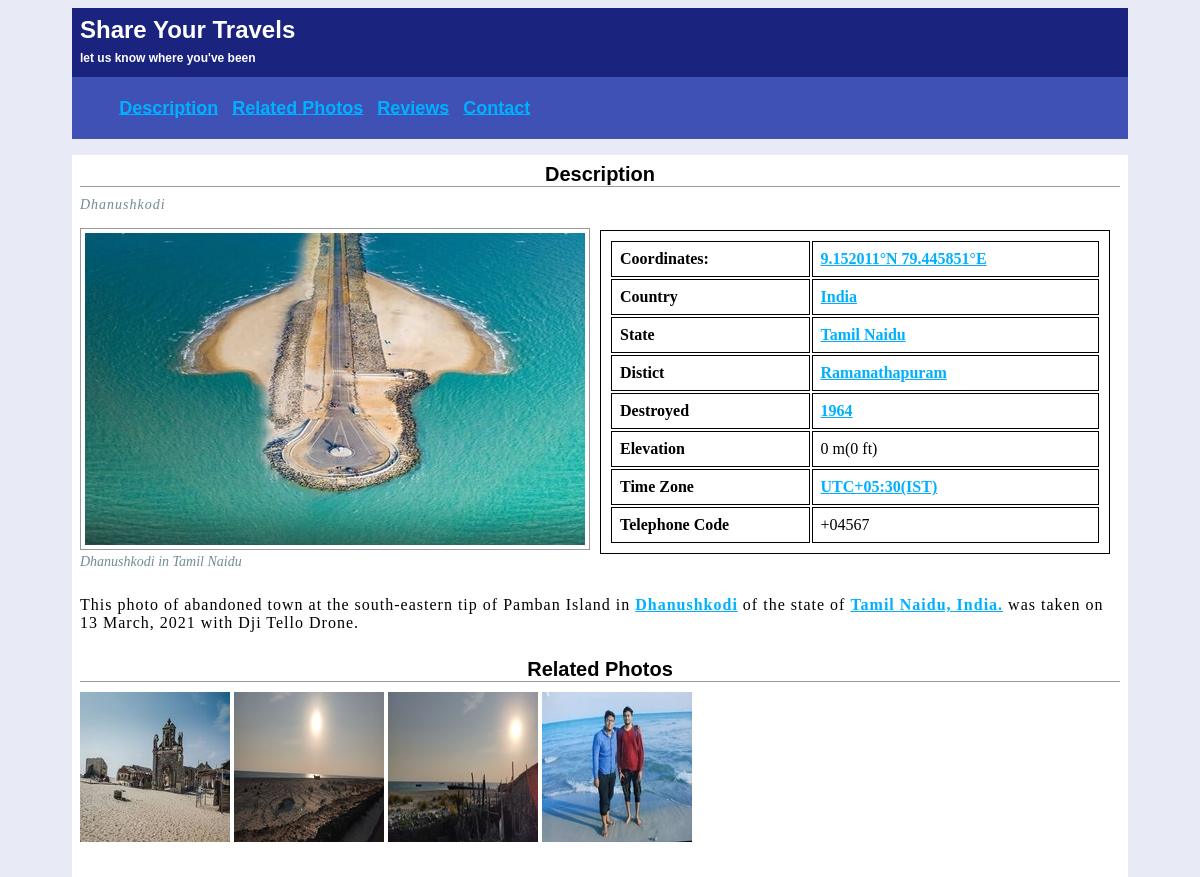
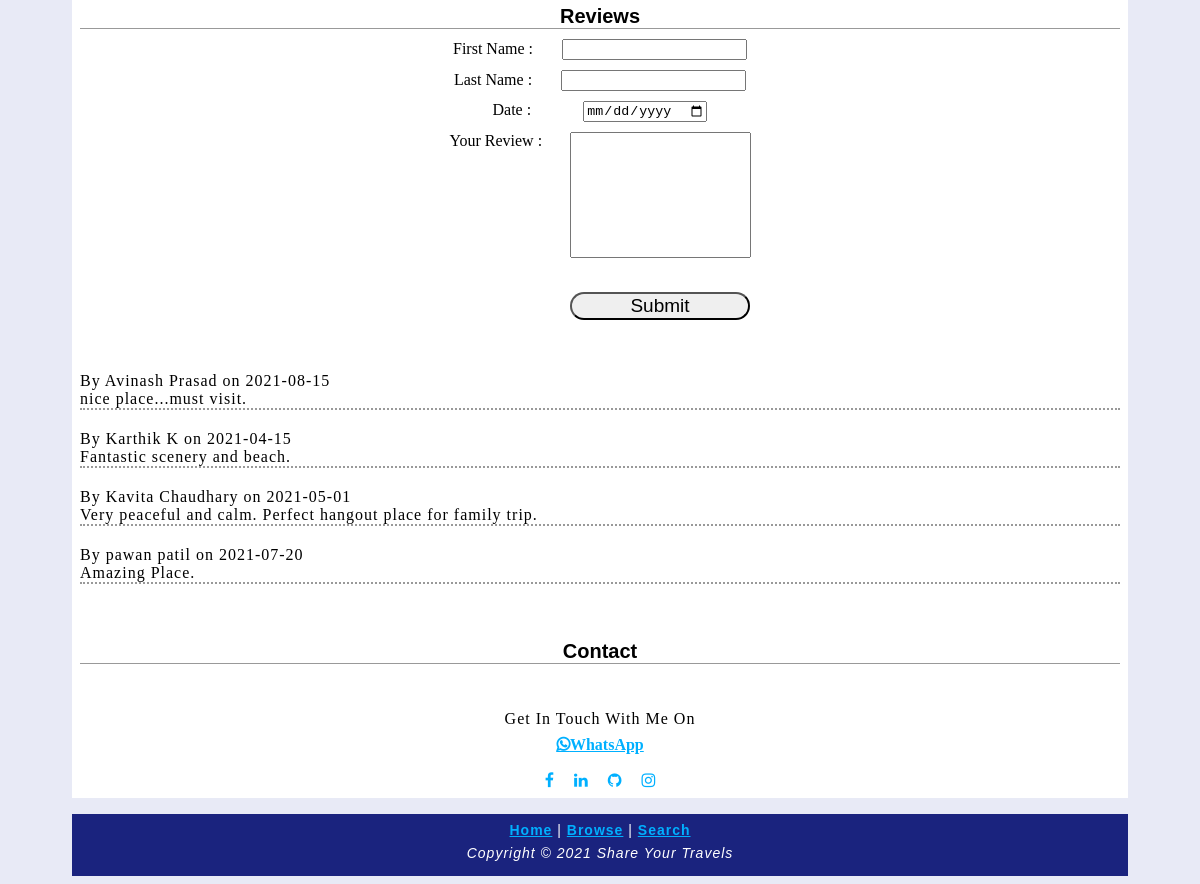
The app's page /WTA/index.php with its own data (2 pictures, top to bottom).
### tables this page shows
CREATE TABLE `reviewform` (
  `firstname` varchar(20) DEFAULT NULL,
  `lastname` varchar(20) DEFAULT NULL,
  `dates` date DEFAULT NULL,
  `review` varchar(100) DEFAULT NULL
);

### WTA/index.php (the view, shortened to what this page needs)
<?php
$conn = mysqli_connect('localhost','root','','wta');
$query = "select * from reviewform";
$data= mysqli_query($conn,$query);
?>
<!DOCTYPE html>
<html>
    <head lang="en">
            <link rel="stylesheet" href="style.css" />
            <link rel="stylesheet" href="https://cdnjs.cloudflare.com/ajax/libs/font-awesome/4.3.0/css/font-awesome.min.css">
    </head>
    <body id="body_content">
        <header>
            <hgroup>
                <h1>Share Your Travels</h1>
                <h2>let us know where you've been</h2>
            </hgroup>
            <nav>
                <ul>
                    <li><a href="#description">Description</a></li>
                    <li><a href="#related_photo">Related Photos</a></li>
                    <li><a href="#re">Reviews</a></li>
                    <li><a href="#contact">Contact</a></li>
                </ul>
            </nav>
        </header>
        <article>
            <section id="description">
                <h3>Description</h3>
                <p class="line">Dhanushkodi</p>
                <div class="row">
                <div class="column">
                    <figure>
                        <a href="images/large-d2.jpg" target="_blank"><img src="images/small-d2.jpg" alt="Dhanushkodi" title="Dhanushkodi"/></a>
                        <figcaption><em>Dhanushkodi in Tamil Naidu</em></figcaption>
                    </figure>
                </div>
                <div class="colu">
                    <table style="width:100%">
                        <tr>
                        <th>Coordinates:</th>
                        <td><a href="https://geohack.toolforge.org/geohack.php?pagename=Dhanushkodi&params=9.152011_N_79.445851_E_type:city_region:IN-TN" target="_blank">  9.152011°N 79.445851°E</a></td>
                        </tr>
                        <tr>
                        <th>Country</th>
                        <td><a href="https://en.wikipedia.org/wiki/India" target="_blank"> India</a></td>
                        </tr>
                        <tr>
                        <th>State</th>
                        <td><a href="https://en.wikipedia.org/wiki/Tamil_Nadu" target="_blank"> Tamil Naidu</a></td>
                        </tr>
                        <tr>
                        <th>Distict</th>
                        <td><a href="https://en.wikipedia.org/wiki/Ramanathapuram_district" target="_blank"> Ramanathapuram </a></td>
                        </tr>
                        <tr>
                        <th>Destroyed</th>
                        <td><a href="https://en.wikipedia.org/wiki/1964_Rameswaram_cyclone" target="_blank"> 1964 </a></td>
                        </tr>
                        <tr>
                        <th>Elevation</th>
                        <td>0 m(0 ft)</td>
                        </tr>
                        <tr>
                        <th>Time Zone</th>
                        <td><a href="https://en.wikipedia.org/wiki/UTC%2B05:30" target="_blank"> UTC+05:30(IST) </a></td>
                        </tr>
                        <tr>
                        <th>Telephone Code</th>
                        <td>+04567</td>
                        </tr>
                    </table>
                </div>
                </div><br>
                <p>This photo of abandoned town at the south-eastern tip of Pamban Island in
                <a href="https://en.wikipedia.org/wiki/Dhanushkodi" target="_blank">Dhanushkodi</a> of the state of
                <a href="https://en.wikipedia.org/wiki/Tamil_Nadu" target="_blank"> Tamil Naidu, India.</a> was taken on 13 March, 2021 with Dji Tello Drone.
                </p>
            </section>
            <br>
            <section id="related_photo">
                <div>
                    <h3>Related Photos</h3>
                </div>
                <div>
                    <a href="images/large-d1.jpg" target="_blank"><img src="images/small-d1.jpg" alt="related photo" title="related photo" /></a>
                    <a href="images/large-d3.jpg" target="_blank"><img src="images/small-d3.jpg" alt="related photo" title="related photo" /></a>
                    <a href="images/large-d4.jpg" target="_blank"><img src="images/small-d4.jpg" alt="related photo" title="related photo" /></a>
                    <a href="images/large-d5.jpg" target="_blank"><img src="images/small-d5.jpg" alt="related photo" title="related photo" /></a>
                </div>
            </section>
            <br><br>
            <section class="re" id="re">
                    <h3>Reviews</h3>
                <form action="connection.php" method="POST">
                    <label  for="firstname">First Name :</label>
                        <input type="text" class="area" name="firstname" style="margin-left: 25px;" value=""> <br>
                    <label for="lastname">Last Name :</label>
                         <input type="text" class="area" name="lastname" style="margin-left: 25px;" value=""><br>
                    <label for="date">Date :</label>
                        <input type="date" class="area" name="dates" style="margin-left: 48px;" value=""><br>
                    <label for="review" class="ta">Your Review :</label>
                        <textarea rows="8" cols="20" type="text" class="area" name="review" style="margin-left: 120px; resize: none;" value=""></textarea><br>
                    <input type="submit" class="btn btn-info" name="submit" value="Submit"><br><br><br>
                </form>
            </section>
            <section id="reviews">
                <?php
                        while($rows=mysqli_fetch_assoc($data))
                        {
                          ?>
                <div>
                    <p>By <?php echo $rows['firstname'] ?> <?php echo $rows['lastname'] ?> on <?php echo $rows['dates'] ?></p>
                    <p><?php echo $rows['review'] ?></p>
                </div>
                <?php
            }
            ?>
            </section>
            <br><br>
            <section id="contact">
                <div>
                    <h3>Contact</h3>
                </div>
                <br><br>
                <div style="text-align: center;">
                    <p class="contact-message">Get In Touch With Me On</p>
                    <a class="fa fa-whatsapp" href="https://api.whatsapp.com/send?phone=917004806734" target="_blank" style="font-weight:900;">WhatsApp</a><br><br>
                    <a href="https://www.facebook.com/avinash.prasad.31924/" target="_blank" class="fa fa-facebook " style="margin-right: 16px; text-decoration: none; "></a>
                    <a href="https://www.linkedin.com/in/avinash-prasad-25966719a " target="_blank" class="fa fa-linkedin " style="margin-right: 16px;text-decoration: none; "></a>
                    <a href="https://github.com/avinashprasad26" target="_blank" class="fa fa-github " style="margin-right: 16px;text-decoration: none; "></a>
                    <a href="https://www.instagram.com/avinashprasad26 " target="_blank" class="fa fa-instagram " style="margin-right: px;text-decoration: none; "></a>
                </div>
            </section>
        </article>
        <footer style="text-align: center;">
            <p><a href="#body_content" target="_blank">Home</a> | <a href="https://en.wikipedia.org/wiki/Dhanushkodi" target="_blank">Browse</a> | <a href="https://www.google.co.in/" target="_blank">Search</a></p>
            <p><em>Copyright &copy; 2021 Share Your Travels</em></p>
        </footer>
    </body>
</html>

### WTA/style.css (style rules this page uses)
h1, h2, h3, nav, footer { font-family: "Trebuchet MS", "Lucida Grande", Tahoma, sans-serif; }
body { font-family: Georgia, Cambria, "Times New Roman", serif; font-size: 100%; background-color: #E8EAF6; }
h1 { font-size: 1.5rem; margin-top: 0em; margin-left: 0em; margin-right: 0em; margin-bottom: 0.3em; }
h2 { font-size: 0.75rem; margin-top: 0em; margin-left: 0em; margin-right: 0em; margin-bottom: 0.3em; }
p { font-size: 1rem; margin-top: 0em; margin-right: 0em; margin-bottom: 0.5em; margin-left: 0em; letter-spacing: 1px; }
nav { font-size: 1.125rem; }
a { font-weight: bold; color: #00B0FF; }
header, footer { color: white; background-color: #1A237E; margin-top: 0em; margin-right: 4em; margin-bottom: 0.5em; margin-left: 4em; }
hgroup { padding: 0.5em; }
nav { background-color: #3F51B5; }
nav ul li { list-style: none; display: inline; }
nav { padding: 0.15em; }
nav a { padding: 0.25em; color: #00B0FF; margin-left: 0px; }
article { background-color: white; margin-top: 1em; margin-right: 4em; margin-bottom: 1em; margin-left: 4em; padding: 0.5em; }
.line { font-size: 0.875rem; color: #728B96; font-style: italic; }
figcaption { font-size: 0.875rem; color: #728B96; font-style: italic; margin-bottom: 0.5em; }
figure { margin-top: 0.5em; margin-right: 0em; margin-bottom: 0.5em; margin-left: 0em; }
figure img { padding: 0.25em; border: solid 1.5px #999999; }
#reviews { margin-top: 1em; }
#reviews div { border-bottom: dotted 2pt #999999; margin-bottom: 1.25em; }
#reviews p { margin: 0; }
footer { padding: 0.5em; }
footer p { font-size: .875rem; }
h3 { font-size: 20px; border-bottom: solid 1pt rgb(153, 153, 153); margin: 0 0 0.5em 0; text-align: center; }
.btn-info { margin-top: 20px; margin-left:120px; width: 180px; font-size: 19px; border-radius: 1000px; }
.re { text-align: center; }
.area { margin-bottom: 10px; }
.ta { position: absolute ; margin-bottom: 60px; }

### WTA/index.php (style rules this page uses)
table, th, td { border: 1px solid black; text-align: left; padding: 8px; }
.row { display: flex; }
.colu { flex: 50%; padding: 10px; height: 300px; }

### records on screen
reviewform: firstname "Avinash", lastname "Prasad", dates "2021-08-15", review "nice place...must visit."
reviewform: firstname "Karthik", lastname "K", dates "2021-04-15", review "Fantastic scenery and beach."
reviewform: firstname "Kavita", lastname "Chaudhary", dates "2021-05-01", review "Very peaceful and calm. Perfect hangout place for family trip."
reviewform: firstname "pawan", lastname "patil", dates "2021-07-20", review "Amazing Place."
